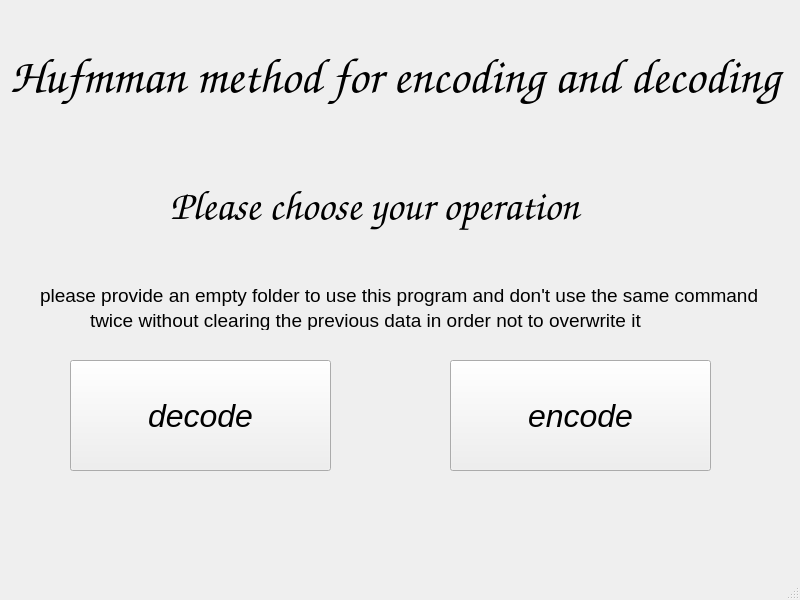
<?xml version="1.0" encoding="UTF-8"?>
<ui version="4.0">
 <class>MainWindow</class>
 <widget class="QMainWindow" name="MainWindow">
  <property name="geometry">
   <rect>
    <x>0</x>
    <y>0</y>
    <width>800</width>
    <height>600</height>
   </rect>
  </property>
  <property name="windowTitle">
   <string>MainWindow</string>
  </property>
  <widget class="QWidget" name="centralwidget">
   <widget class="QPushButton" name="pushButton">
    <property name="geometry">
     <rect>
      <x>450</x>
      <y>360</y>
      <width>261</width>
      <height>111</height>
     </rect>
    </property>
    <property name="font">
     <font>
      <pointsize>24</pointsize>
      <italic>true</italic>
     </font>
    </property>
    <property name="text">
     <string>encode</string>
    </property>
   </widget>
   <widget class="QPushButton" name="pushButton_2">
    <property name="geometry">
     <rect>
      <x>70</x>
      <y>360</y>
      <width>261</width>
      <height>111</height>
     </rect>
    </property>
    <property name="font">
     <font>
      <pointsize>24</pointsize>
      <italic>true</italic>
     </font>
    </property>
    <property name="text">
     <string>decode</string>
    </property>
   </widget>
   <widget class="QLabel" name="label">
    <property name="geometry">
     <rect>
      <x>10</x>
      <y>20</y>
      <width>781</width>
      <height>111</height>
     </rect>
    </property>
    <property name="font">
     <font>
      <family>URW Chancery L</family>
      <pointsize>37</pointsize>
      <weight>75</weight>
      <italic>true</italic>
      <bold>true</bold>
     </font>
    </property>
    <property name="text">
     <string>Hufmman method for encoding and decoding</string>
    </property>
   </widget>
   <widget class="QLabel" name="label_2">
    <property name="geometry">
     <rect>
      <x>40</x>
      <y>280</y>
      <width>741</width>
      <height>31</height>
     </rect>
    </property>
    <property name="font">
     <font>
      <pointsize>14</pointsize>
     </font>
    </property>
    <property name="text">
     <string>please provide an empty folder to use this program and don't use the same command </string>
    </property>
   </widget>
   <widget class="QLabel" name="label_3">
    <property name="geometry">
     <rect>
      <x>90</x>
      <y>310</y>
      <width>591</width>
      <height>20</height>
     </rect>
    </property>
    <property name="font">
     <font>
      <pointsize>14</pointsize>
     </font>
    </property>
    <property name="text">
     <string>twice without clearing the previous data in order not to overwrite it</string>
    </property>
   </widget>
   <widget class="QLabel" name="label_4">
    <property name="geometry">
     <rect>
      <x>170</x>
      <y>160</y>
      <width>431</width>
      <height>91</height>
     </rect>
    </property>
    <property name="font">
     <font>
      <family>URW Chancery L</family>
      <pointsize>31</pointsize>
      <weight>75</weight>
      <italic>true</italic>
      <bold>true</bold>
     </font>
    </property>
    <property name="text">
     <string>Please choose your operation</string>
    </property>
   </widget>
  </widget>
  <widget class="QMenuBar" name="menubar">
   <property name="geometry">
    <rect>
     <x>0</x>
     <y>0</y>
     <width>800</width>
     <height>22</height>
    </rect>
   </property>
  </widget>
  <widget class="QStatusBar" name="statusbar"/>
 </widget>
 <resources/>
 <connections/>
</ui>
